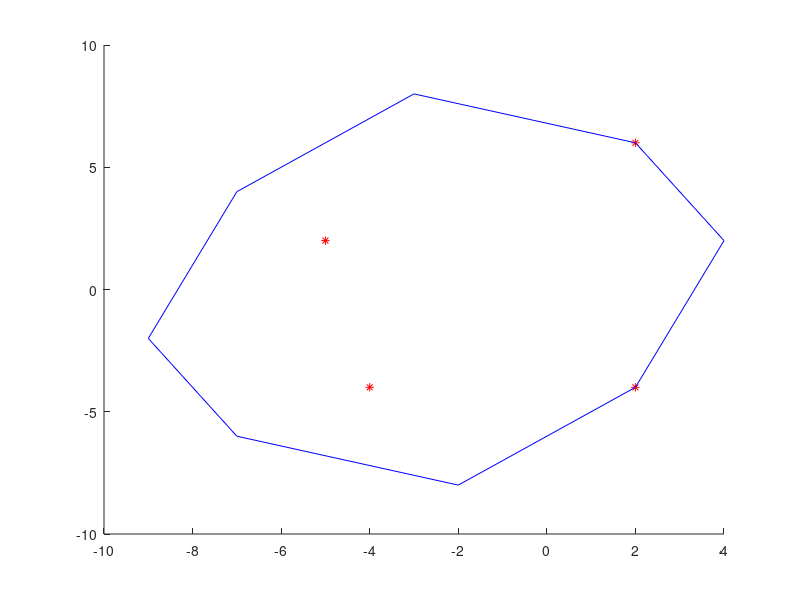

MATLAB code for this plot:
clear;

M = [eye(4);...
    1 1 0 0; 0 1 1 0; 0 0 1 1; 1 0 0 1; 1 0 1 0; 0 1 0 1;...
    0 1 1 1; 1 0 1 1; 1 1 0 1; 1 1 1 0];

x1 = [-5,2];
x2 = [-4,-4];
x3 = [2,6];
x4 = [2,-4];

X = [x1; x2; x3; x4];

V = M*X;

vx = V(:,1);
vy = V(:,2);

k = convhull(vx,vy);

figure
hold on
plot(X(:,1),X(:,2),'r*');
plot(vx(k), vy(k), 'b-');
hold off